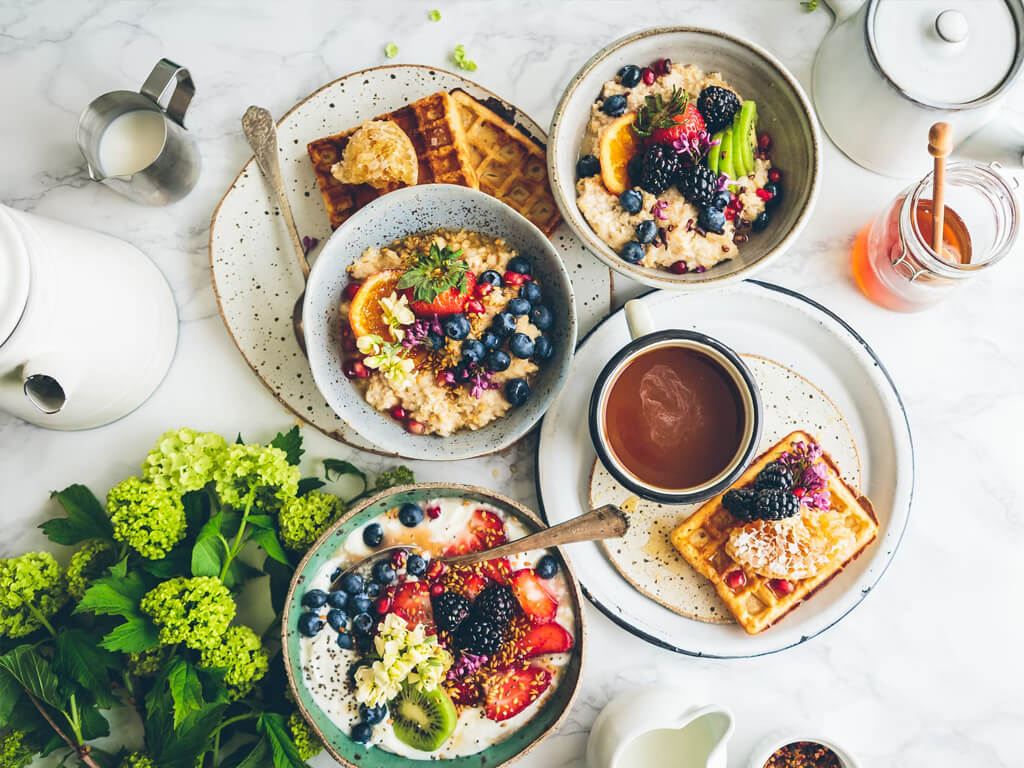
#> input picture img/about-2.jpg, 1024 x 768 px
$ python basicfun.py
#> lines starting #> are read from the running program, lines starting #| are printed output that depends on the picture; after the words box and inside, x2 and y2 are one past the last pixel; in counts of white or black regions, pixels touching at a corner belong together
import cv2 as cv
img=cv.imread("img/about-2.jpg")
#> img is the input picture: shape (768, 1024, 3); mean B, G, R 153, 172.4, 178.8
cv.imshow("Food", img)

#---- Coverting to Grayscale
gray=cv.cvtColor(img, cv.COLOR_BGR2GRAY)
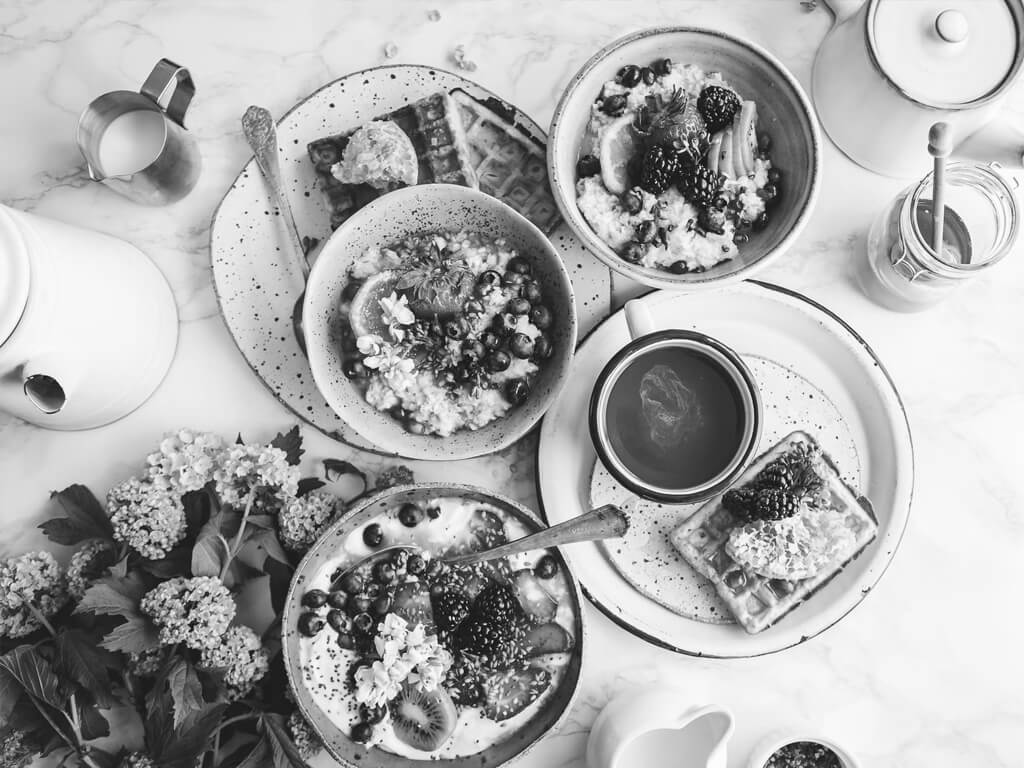
#> gray: shape (768, 1024); min 1, max 255, mean 172.1
cv.imshow("Gray", gray)

#---- Blur an image
blur=cv.GaussianBlur(img,(7,7), cv.BORDER_DEFAULT)
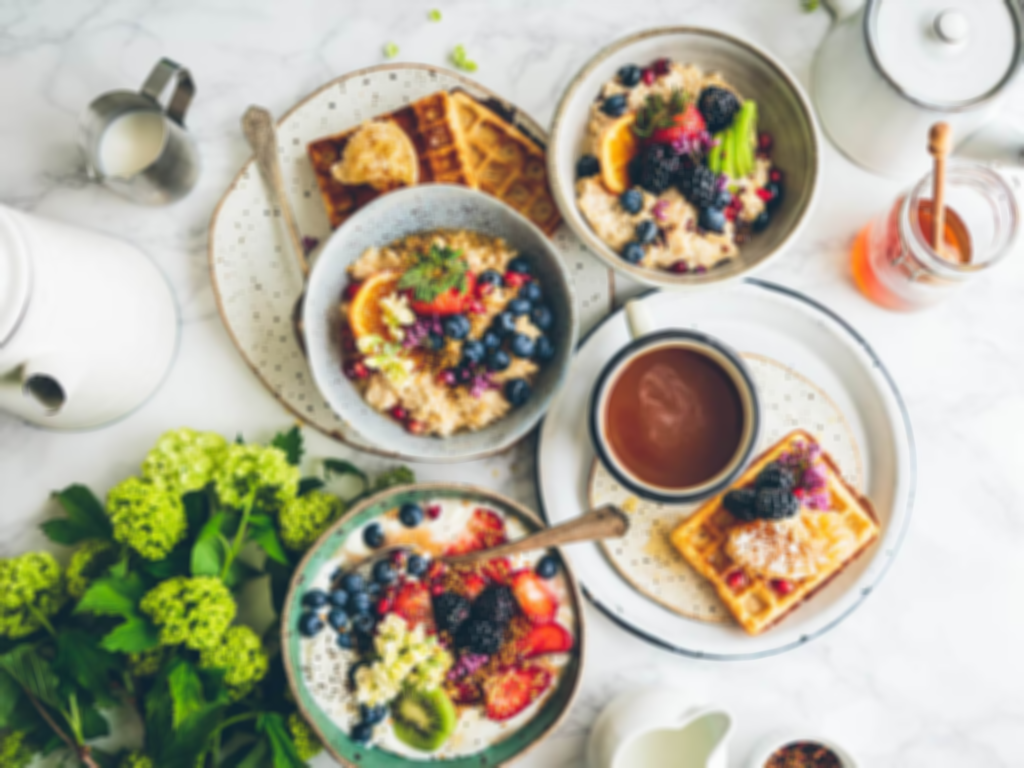
#> blur: shape (768, 1024, 3); mean B, G, R 153, 172.4, 178.8
cv.imshow("Blur", blur)

#---- Edge Cascade
canny=cv.Canny(img, 125,175)
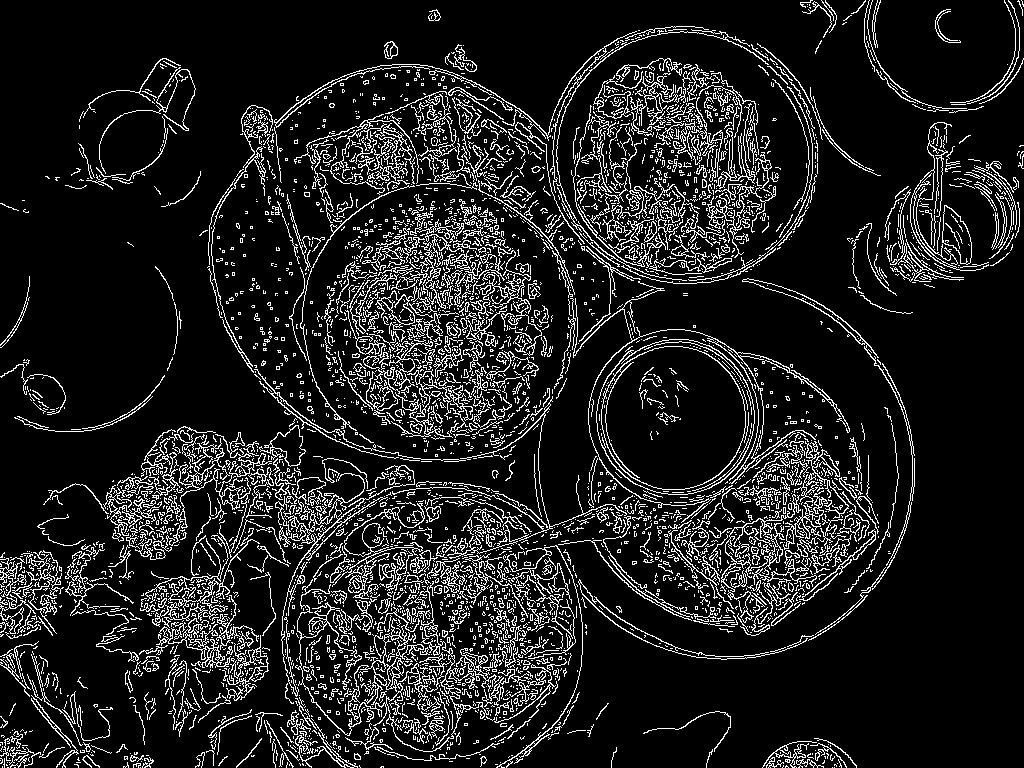
#> canny: shape (768, 1024); 12.2% white in thin lines or dots
cv.imshow("Canny Edges", canny)

#---- Dilating the image
dilated=cv.dilate(canny,(7,7), iterations=3)
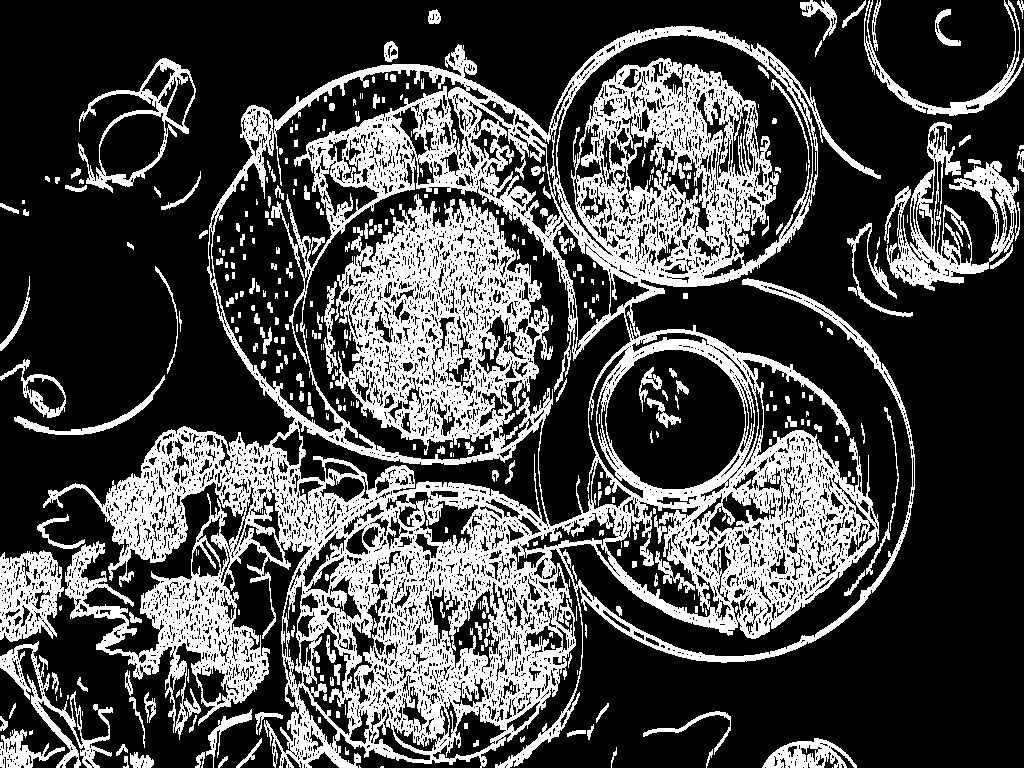
#> dilated: shape (768, 1024); 29.2% white; 373 white regions (159 under 20 px), largest, box (x1, y1, x2, y2) and area: (43, 26, 915, 768) 190714, (884, 122, 1020, 291) 7069, (0, 550, 64, 642) 3723
cv.imshow("Dilated", dilated)

#---- Eroding
eroded = cv.erode(dilated,(7,7), iterations=3)
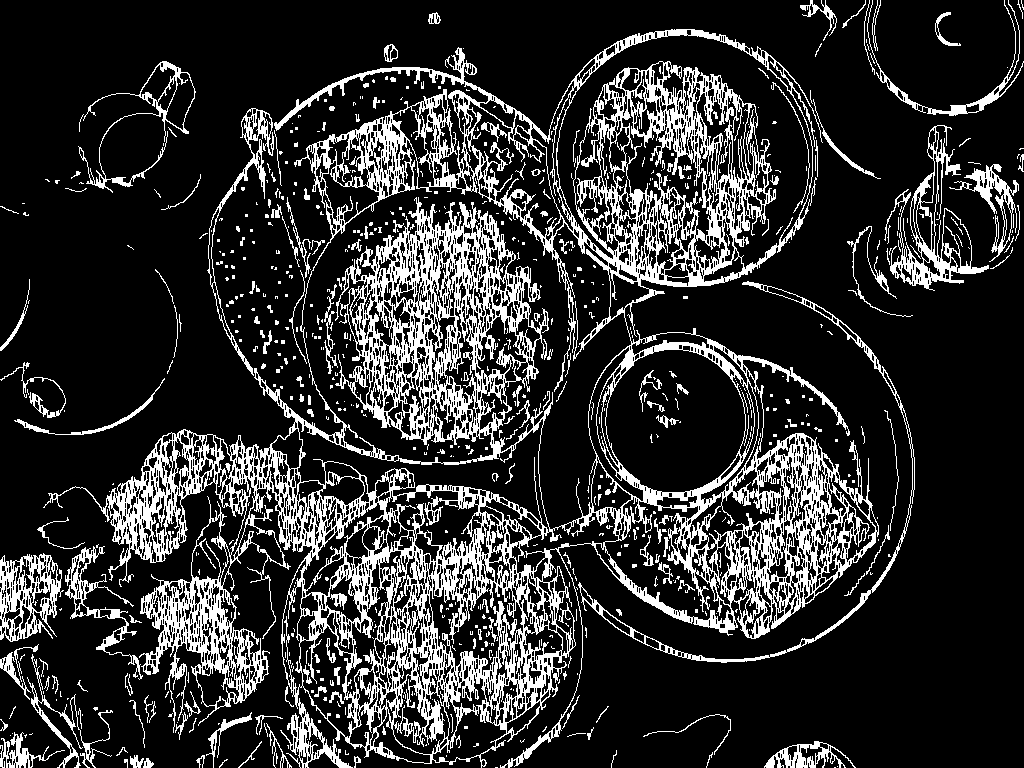
#> eroded: shape (768, 1024); 18.7% white; 778 white regions (597 under 20 px), largest, box (x1, y1, x2, y2) and area: (43, 29, 879, 768) 114476, (884, 125, 989, 291) 3153, (0, 553, 64, 642) 2575
cv.imshow("Eroded", eroded)

#---- Resize
resized=cv.resize(img,(500,500))
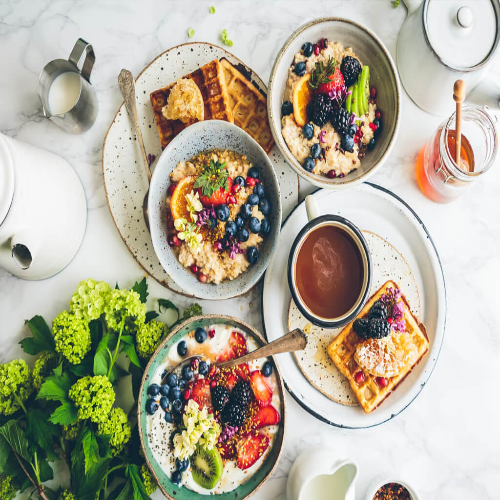
#> resized: shape (500, 500, 3); mean B, G, R 152.9, 172.3, 178.7
cv.imshow('Resized', resized)

#---- Cropping
cropped=img[50:200,200:400]
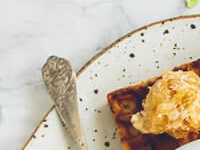
#> cropped: shape (150, 200, 3); mean B, G, R 171.5, 189.1, 201
cv.imshow('Cropped', cropped)
cv.waitKey(0)

$ run again, with img/stats-bg.jpg copied over img/about-2.jpg
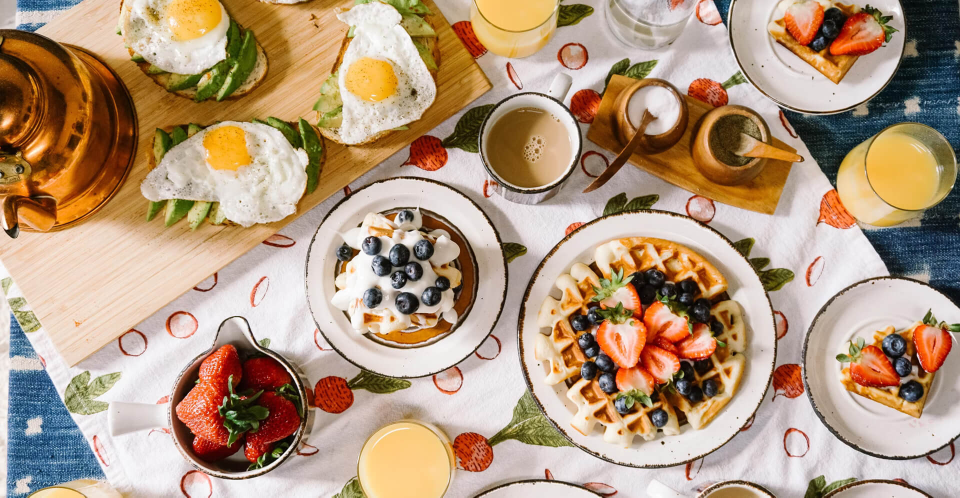
#> input picture img/stats-bg.jpg, 1920 x 995 px (shown at 1/2 size)
#> img is the input picture: shape (995, 1920, 3); mean B, G, R 126.9, 152.1, 178.4
#> `canny=cv.Canny(img, 125,175)`:
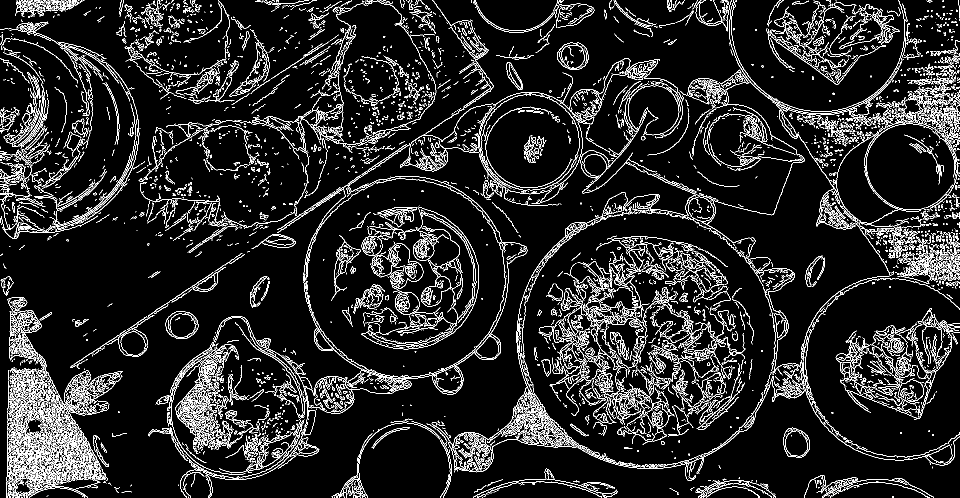
#> canny: shape (995, 1920) (shown at 1/2 size); 9.7% white in thin lines or dots
#> dilated: shape (995, 1920); 24.2% white; 1058 white regions (375 under 20 px), largest, box (x1, y1, x2, y2) and area: (664, 0, 1920, 995) 120641, (277, 0, 1055, 995) 73161, (1077, 471, 1491, 892) 54262
#> eroded: shape (995, 1920); 14.2% white; 1825 white regions (1277 under 20 px), largest, box (x1, y1, x2, y2) and area: (277, 0, 1055, 995) 38761, (800, 42, 1609, 995) 34319, (1359, 0, 1920, 934) 31114
#> `cropped=img[50:200,200:400]`:
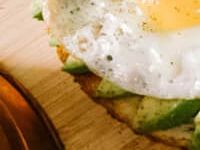
#> cropped: shape (150, 200, 3); mean B, G, R 101.4, 144.7, 175
